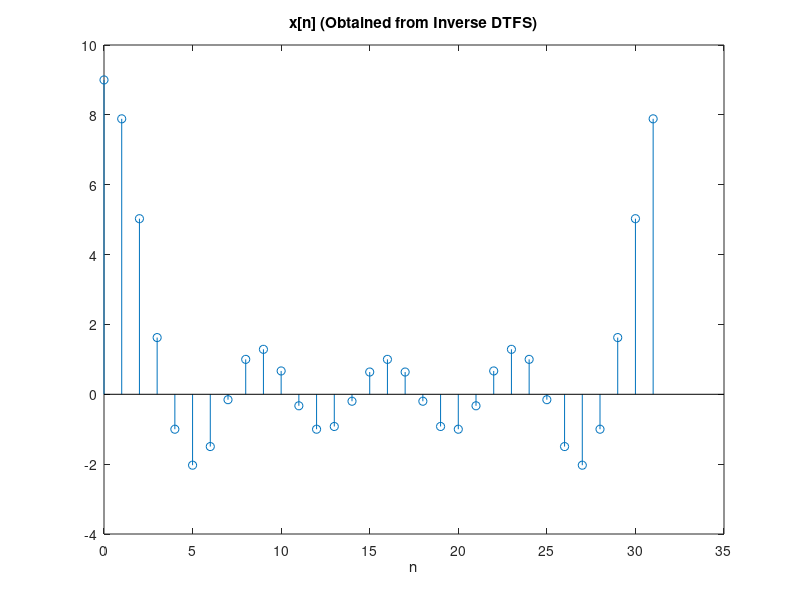
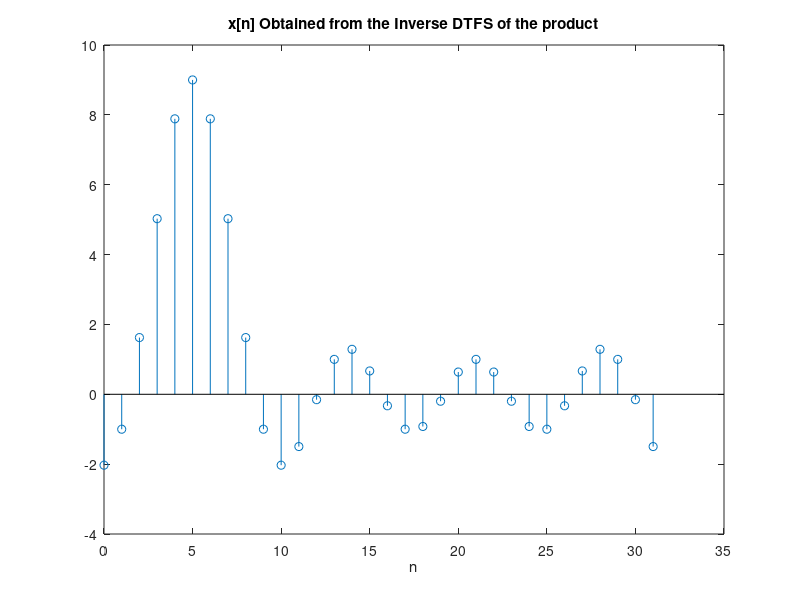

Write MATLAB code to recreate these figures, in order.
% Reza Aablue
% 500966944
% Section 05

% Problem B.1
No = 32;
Wo = pi/16;
n = (0:31);

Xofr = [ones(1,5) zeros(1,23) ones(1,4)]; % Plotting all points from r=0 up to r=31.

for r = 0:31
   xn(r+1) = sum (Xofr.*exp(1i*n*(pi/16)*r)); 
end

figure (1);
stem (n, xn);
xlabel ('n');
title ('x[n] (Obtained from Inverse DTFS)');

% Problem B.2
% No = 32, n = (0:31), and Wo = pi/16.
XofrProduct = [ones(1,5) zeros(1,23) ones(1,4)].*exp(-1i*5*(pi/16)*n);
for r = 0:31
   xn(r+1) = sum (XofrProduct.*exp(1i*n*(pi/16)*r)); 
end
r=n;

figure (2);
stem (r,xn);
xlabel ('n');
title ('x[n] Obtained from the Inverse DTFS of the product');